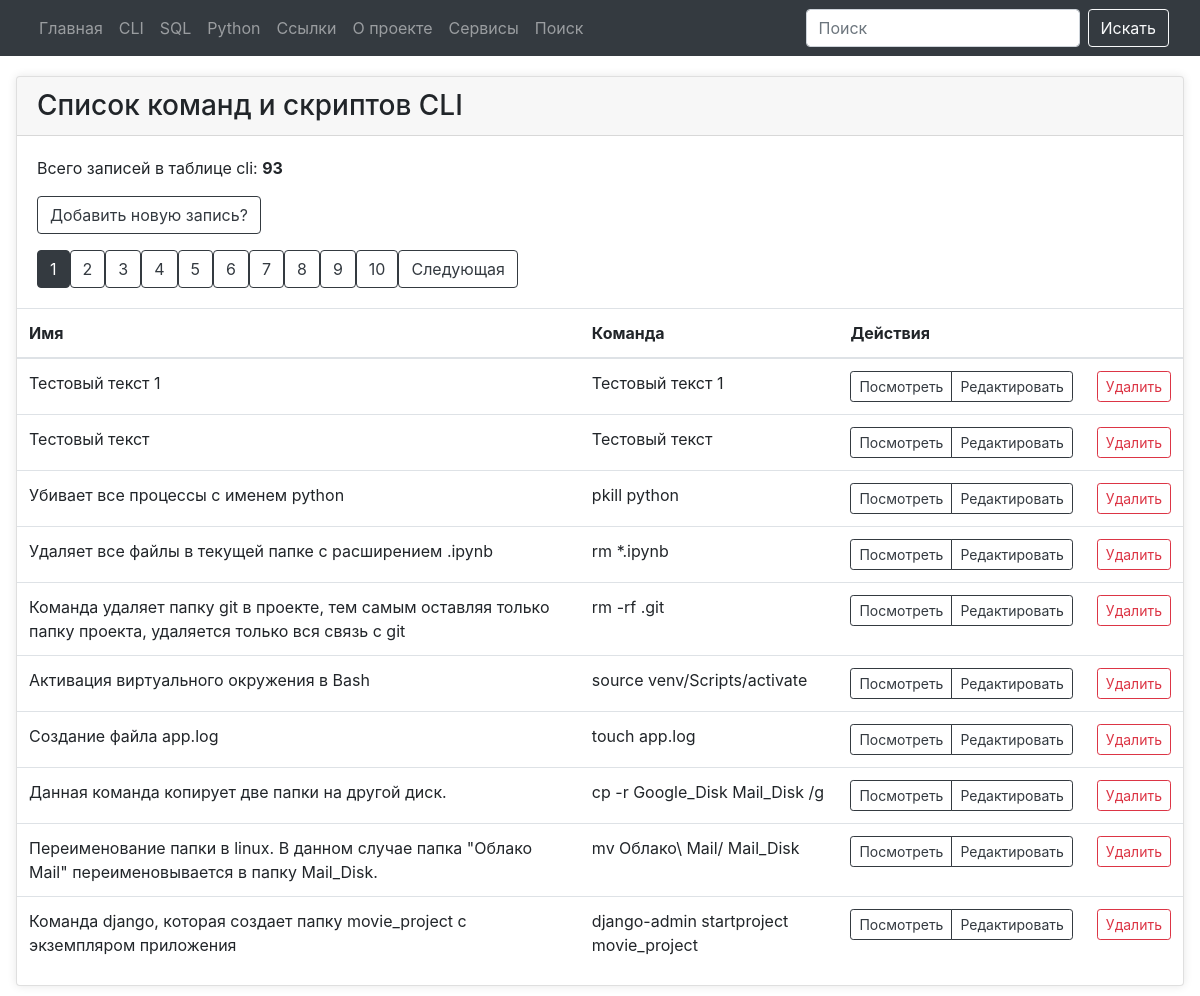
Page /cli on the earlier database version.
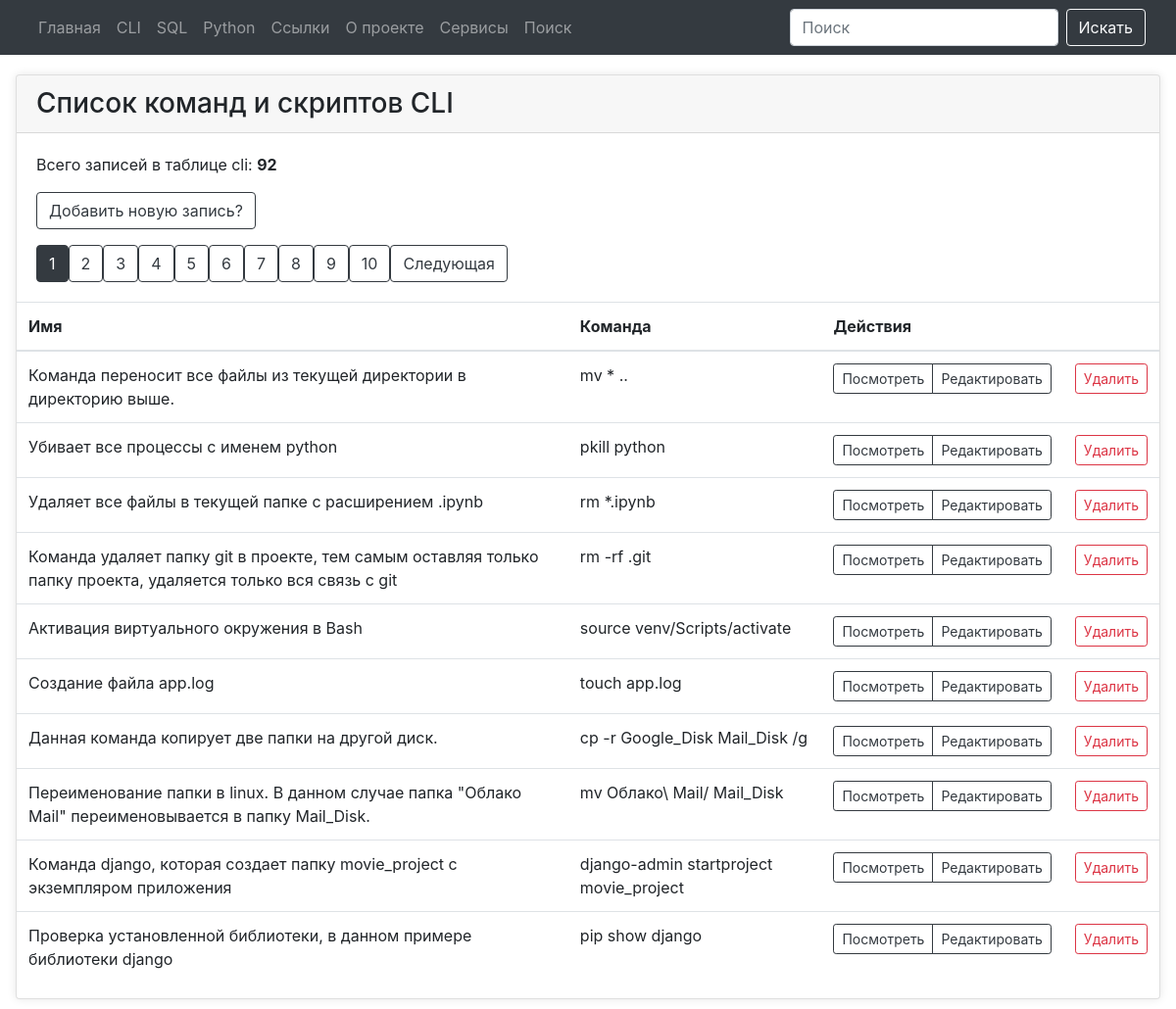
Same page on the later database version.
### tables this page shows
CREATE TABLE "cli" (
  "cli_id" INTEGER PRIMARY KEY AUTOINCREMENT,
  "cli_command" TEXT NOT NULL,
  "cli_name" TEXT NOT NULL,
  "cli_date_add" TIMESTAMP DEFAULT CURRENT_TIMESTAMP,
  "cli_date_edit" TEXT
);

### modules/cli/cli_posts.py (the view)
@bp.route("/cli")
def cli_posts():
    page = request.args.get('page', 1, type=int)
    conn = connect.get_db_connection()
    cur = conn.cursor()
    cli_list_count = int(cur.execute("SELECT COUNT(*) FROM cli").fetchone()[0])
    offset = (page - 1) * PER_PAGE
    cli_list = conn.execute(
        "SELECT * FROM cli ORDER BY 1 DESC LIMIT ? OFFSET ?",
        (PER_PAGE, offset)
    ).fetchall()
    conn.close()
    total_pages = (cli_list_count + PER_PAGE - 1) // PER_PAGE
    return render_template("cli/cli_posts.html",
                           cli_list=cli_list,
                           cli_list_count=cli_list_count,
                           page=page,
                           total_pages=total_pages,
                           )

### modules/connect.py (called while the page is built)
def get_db_connection():
    db_path = os.path.join(BASE_DIR, '../database.db')
    conn = sqlite3.connect(db_path)
    conn.row_factory = sqlite3.Row
    return conn

### templates/cli/cli_posts.html (shortened to what this page needs)
{% extends "base.html" %} {% block title %}Команды CLI{% endblock %} {% block content %}
<div class="card mb-4">
   <div class="card-header h3">Список команд и скриптов CLI</div>
   <div class="card-body">
      <p class="card-text">
         Всего записей в таблице cli: <b>{{ cli_list_count }}</b></p>
      <a href="{{ url_for('add_cli_post.add_cli_post') }}" class="btn btn-outline-dark"></i>
         Добавить новую
         запись?</a>
      <div class="pagination">
         {% for p in range(1, total_pages + 1) %}
         <a href="{{ url_for('cli_posts.cli_posts', page=p) }}"
            class="btn btn-outline-dark {% if p == page %}active{% endif %}">{{ p }}</a>
         {% endfor %}
         {% if page < total_pages %} <a href="{{ url_for('cli_posts.cli_posts', page=page+1) }}"
            class="btn btn-outline-dark">Следующая</a>
            {% endif %}
      </div>
   </div>
   <table class="table">
      <thead>
         <tr>
            <th>Имя</th>
            <th>Команда</th>
            <th colspan="2">Действия</th>
         </tr>
      </thead>
      <tbody>
         {% for cli_list in cli_list %}
         <tr>
            <td>{{ cli_list['cli_name'] }}</td>
            <td>{{ cli_list['cli_command'] }}</td>
            <td>
               <div class="btn-group" role="group" aria-label="Действия">
                  <a href="{{ url_for('get_view_cli_post.get_view_cli_post', cli_id=cli_list['cli_id']) }}"
                     class="btn btn-outline-dark btn-sm">
                     Посмотреть
                  </a>
                  <a href="{{ url_for('edit_cli_post.edit_cli_post', cli_id=cli_list['cli_id']) }}"
                     class="btn btn-outline-dark btn-sm">
                     Редактировать
                  </a>
               </div>
            </td>
            <td>
               <form action="{{ url_for('delete_cli_post.delete_cli_post', cli_id=cli_list['cli_id'])}}" method="POST"
                  class="d-inline">
                  <button type="submit" class="btn btn-outline-danger btn-sm"
                     onclick="return confirm('Вы точно уверены что хотите удалить запись?')">
                     Удалить
                  </button>
               </form>
            </td>
         </tr>
         {% endfor %}
      </tbody>
   </table>
</div>
{% endblock %}

### templates/base.html (shortened to what this page needs)
<!doctype html>
<html>
<head>
	<link href="{{ url_for('static', filename='styles.css') }}" rel="stylesheet">
    <link href="https://stackpath.bootstrapcdn.com/bootstrap/4.5.2/css/bootstrap.min.css" rel="stylesheet">
</head>
<body>
    {% include 'navbar.html' %}
    <div class="main">
        {% block content %}
        {% endblock %}
     </div>
</body>
</html>

### templates/navbar.html (shortened to what this page needs)
<nav class="navbar navbar-expand-lg navbar-dark bg-dark">
    <div class="container-fluid">
      <div class="collapse navbar-collapse" id="navbarNav">
        <ul class="navbar-nav">
          <li class="nav-item">
            <a class="nav-link" href="{{ url_for('index.index') }}">Главная</a>
          </li>
          <li class="nav-item">
            <a class="nav-link" href="{{ url_for('cli_posts.cli_posts') }}">CLI</a>
          </li>
          <li class="nav-item">
            <a class="nav-link" href="{{ url_for('sql_list_commands.sql_list_commands') }}">SQL</a>
          </li>
          <li class="nav-item">
            <a class="nav-link" href="{{ url_for('python_list_commands.python_list_commands') }}">Python</a>
          </li>
          <li class="nav-item">
            <a class="nav-link" href="{{ url_for('link_list_commands.link_list_commands') }}">Ссылки</a>
          </li>
          <li class="nav-item">
            <a class="nav-link" href="{{ url_for('about.about_list') }}">О проекте</a>
          </li>
          <li class="nav-item">
            <a class="nav-link" href="{{ url_for('services.services') }}">Сервисы</a>
          </li>
          <li class="nav-item">
            <a class="nav-link" href="{{ url_for('search.search') }}">Поиск</a>
          </li>
        </ul>
      </div>
      <form class="d-flex" action="/search" method="post" role="search">
        <input class="form-control me-2 mr-2" type="text" placeholder="Поиск" aria-label="Search" name="search_term" id="search_term" required>
        <button class="btn btn-outline-light" type="submit">Искать</button>
      </form>
    </div>
  </nav>

### static/styles.css (style rules this page uses)
body { background-color: #f8f9fa; }
.navbar { margin-bottom: 20px; }
.card { border: none; box-shadow: 0 0 10px rgba(0, 0, 0, 0.1); }
.form-control { border-radius: 20px; }
.card { margin: 1rem; }

Differences in the rows shown:
removed cli: cli_name "Тестовый текст 1", cli_command "Тестовый текст 1"
removed cli: cli_name "Тестовый текст", cli_command "Тестовый текст"
added cli: cli_name "Команда переносит все файлы из текущей директории в директорию выше.", cli_command "mv * .."
now on this page (row unchanged): cli: cli_name "Проверка установленной библиотеки, в данном примере библиотеки django", cli_command "pip show django"
Other differences:
{{ cli_list_count }}: "93" → "92"
